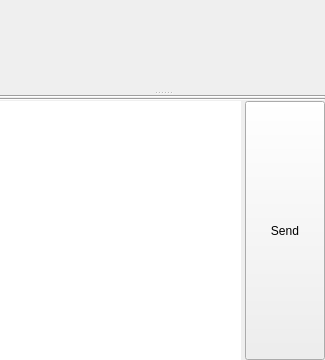
<?xml version="1.0" encoding="UTF-8"?>
<ui version="4.0">
 <class>ChatWindow</class>
 <widget class="QWidget" name="ChatWindow">
  <property name="geometry">
   <rect>
    <x>0</x>
    <y>0</y>
    <width>325</width>
    <height>360</height>
   </rect>
  </property>
  <property name="windowTitle">
   <string>Form</string>
  </property>
  <layout class="QVBoxLayout" name="verticalLayout_4">
   <property name="spacing">
    <number>0</number>
   </property>
   <property name="margin">
    <number>0</number>
   </property>
   <item>
    <widget class="QSplitter" name="splitter">
     <property name="orientation">
      <enum>Qt::Vertical</enum>
     </property>
     <property name="childrenCollapsible">
      <bool>false</bool>
     </property>
     <widget class="QWidget" name="layoutWidget">
      <layout class="QVBoxLayout" name="verticalLayout">
       <property name="spacing">
        <number>0</number>
       </property>
       <item>
        <widget class="QWidget" name="wgtLog" native="true">
         <property name="sizePolicy">
          <sizepolicy hsizetype="Expanding" vsizetype="Expanding">
           <horstretch>0</horstretch>
           <verstretch>0</verstretch>
          </sizepolicy>
         </property>
         <property name="minimumSize">
          <size>
           <width>0</width>
           <height>54</height>
          </size>
         </property>
         <layout class="QHBoxLayout" name="horizontalLayout">
          <property name="spacing">
           <number>0</number>
          </property>
          <property name="margin">
           <number>0</number>
          </property>
          <item>
           <layout class="QVBoxLayout" name="logLayout">
            <property name="spacing">
             <number>0</number>
            </property>
           </layout>
          </item>
         </layout>
        </widget>
       </item>
       <item>
        <widget class="QLabel" name="lblInfo">
         <property name="autoFillBackground">
          <bool>true</bool>
         </property>
         <property name="alignment">
          <set>Qt::AlignCenter</set>
         </property>
        </widget>
       </item>
      </layout>
     </widget>
     <widget class="QWidget" name="layoutWidget1">
      <layout class="QVBoxLayout" name="verticalLayout_3">
       <property name="spacing">
        <number>0</number>
       </property>
       <item>
        <widget class="QFrame" name="lblDividerTop">
         <property name="frameShape">
          <enum>QFrame::HLine</enum>
         </property>
         <property name="frameShadow">
          <enum>QFrame::Sunken</enum>
         </property>
        </widget>
       </item>
       <item>
        <widget class="QWidget" name="wgtToolBar" native="true">
         <layout class="QVBoxLayout" name="verticalLayout_2">
          <property name="spacing">
           <number>0</number>
          </property>
          <property name="margin">
           <number>0</number>
          </property>
          <item>
           <layout class="QHBoxLayout" name="toolBarLayout">
            <property name="spacing">
             <number>0</number>
            </property>
           </layout>
          </item>
         </layout>
        </widget>
       </item>
       <item>
        <widget class="QFrame" name="lblDividerBottom">
         <property name="frameShape">
          <enum>QFrame::HLine</enum>
         </property>
         <property name="frameShadow">
          <enum>QFrame::Sunken</enum>
         </property>
        </widget>
       </item>
       <item>
        <layout class="QHBoxLayout" name="msgRowLayout">
         <property name="spacing">
          <number>4</number>
         </property>
         <property name="margin">
          <number>0</number>
         </property>
         <item>
          <widget class="QTextEdit" name="txtMessage">
           <property name="sizePolicy">
            <sizepolicy hsizetype="Expanding" vsizetype="Minimum">
             <horstretch>1</horstretch>
             <verstretch>0</verstretch>
            </sizepolicy>
           </property>
           <property name="minimumSize">
            <size>
             <width>0</width>
             <height>36</height>
            </size>
           </property>
           <property name="frameShape">
            <enum>QFrame::NoFrame</enum>
           </property>
           <property name="tabChangesFocus">
            <bool>true</bool>
           </property>
           <property name="acceptRichText">
            <bool>false</bool>
           </property>
          </widget>
         </item>
         <item>
          <widget class="QPushButton" name="btnSend">
           <property name="focusPolicy">
            <enum>Qt::NoFocus</enum>
           </property>
           <property name="sizePolicy">
            <sizepolicy hsizetype="Minimum" vsizetype="Expanding">
             <horstretch>0</horstretch>
             <verstretch>0</verstretch>
            </sizepolicy>
           </property>
           <property name="text">
            <string>Send</string>
           </property>
          </widget>
         </item>
        </layout>
       </item>
      </layout>
     </widget>
    </widget>
   </item>
  </layout>
 </widget>
 <tabstops>
  <tabstop>txtMessage</tabstop>
 </tabstops>
 <resources/>
 <connections/>
</ui>
